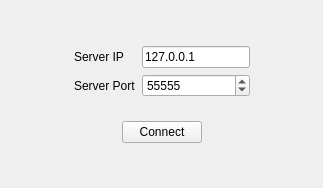
<?xml version="1.0" encoding="UTF-8"?>
<ui version="4.0">
 <class>ConnectServerWidget</class>
 <widget class="QWidget" name="ConnectServerWidget">
  <property name="geometry">
   <rect>
    <x>0</x>
    <y>0</y>
    <width>323</width>
    <height>188</height>
   </rect>
  </property>
  <property name="windowTitle">
   <string>ConnectServerWidget</string>
  </property>
  <layout class="QGridLayout" name="gridLayout_2">
   <item row="0" column="1">
    <spacer name="verticalSpacer">
     <property name="orientation">
      <enum>Qt::Orientation::Vertical</enum>
     </property>
     <property name="sizeHint" stdset="0">
      <size>
       <width>20</width>
       <height>0</height>
      </size>
     </property>
    </spacer>
   </item>
   <item row="1" column="0">
    <spacer name="horizontalSpacer">
     <property name="orientation">
      <enum>Qt::Orientation::Horizontal</enum>
     </property>
     <property name="sizeHint" stdset="0">
      <size>
       <width>31</width>
       <height>20</height>
      </size>
     </property>
    </spacer>
   </item>
   <item row="1" column="1">
    <widget class="QWidget" name="widget" native="true">
     <layout class="QVBoxLayout" name="verticalLayout">
      <item>
       <widget class="QWidget" name="widget_2" native="true">
        <layout class="QGridLayout" name="gridLayout">
         <item row="0" column="0">
          <widget class="QLabel" name="label">
           <property name="text">
            <string>Server IP</string>
           </property>
          </widget>
         </item>
         <item row="0" column="1">
          <widget class="QLineEdit" name="ipLineEdit">
           <property name="text">
            <string>127.0.0.1</string>
           </property>
          </widget>
         </item>
         <item row="1" column="0">
          <widget class="QLabel" name="label_2">
           <property name="text">
            <string>Server Port</string>
           </property>
          </widget>
         </item>
         <item row="1" column="1">
          <widget class="QSpinBox" name="portSpinBox">
           <property name="maximum">
            <number>65535</number>
           </property>
           <property name="value">
            <number>55555</number>
           </property>
          </widget>
         </item>
        </layout>
       </widget>
      </item>
      <item>
       <widget class="QWidget" name="widget_3" native="true">
        <layout class="QHBoxLayout" name="horizontalLayout">
         <item>
          <spacer name="horizontalSpacer_3">
           <property name="orientation">
            <enum>Qt::Orientation::Horizontal</enum>
           </property>
           <property name="sizeHint" stdset="0">
            <size>
             <width>35</width>
             <height>20</height>
            </size>
           </property>
          </spacer>
         </item>
         <item>
          <widget class="QPushButton" name="connectPushButton">
           <property name="text">
            <string>Connect</string>
           </property>
          </widget>
         </item>
         <item>
          <spacer name="horizontalSpacer_4">
           <property name="orientation">
            <enum>Qt::Orientation::Horizontal</enum>
           </property>
           <property name="sizeHint" stdset="0">
            <size>
             <width>35</width>
             <height>20</height>
            </size>
           </property>
          </spacer>
         </item>
        </layout>
       </widget>
      </item>
     </layout>
    </widget>
   </item>
   <item row="1" column="2">
    <spacer name="horizontalSpacer_2">
     <property name="orientation">
      <enum>Qt::Orientation::Horizontal</enum>
     </property>
     <property name="sizeHint" stdset="0">
      <size>
       <width>31</width>
       <height>20</height>
      </size>
     </property>
    </spacer>
   </item>
   <item row="2" column="1">
    <spacer name="verticalSpacer_2">
     <property name="orientation">
      <enum>Qt::Orientation::Vertical</enum>
     </property>
     <property name="sizeHint" stdset="0">
      <size>
       <width>20</width>
       <height>0</height>
      </size>
     </property>
    </spacer>
   </item>
  </layout>
 </widget>
 <resources/>
 <connections/>
</ui>
